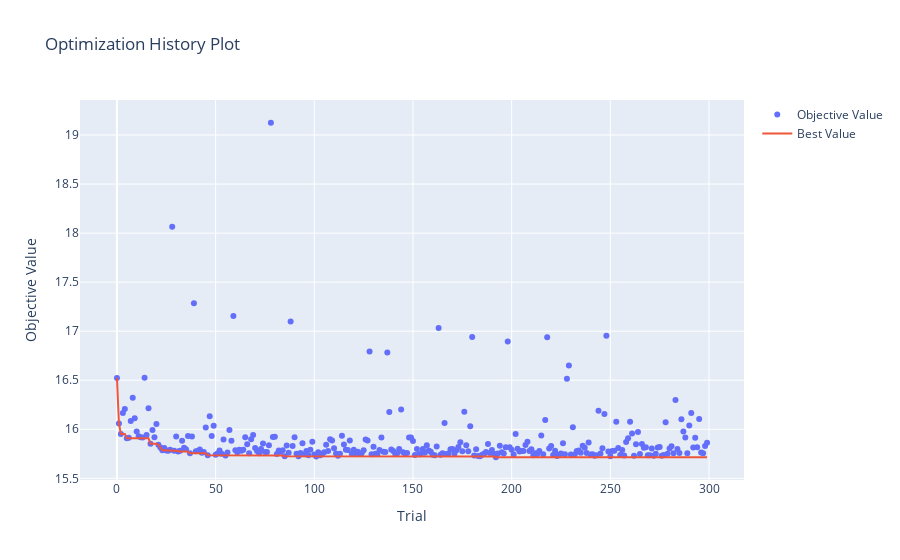

Notebook cell for this chart:
### Code cell
# 하이퍼파라미터 최적화 과정을 확인
optuna.visualization.plot_optimization_history(study)

### Figure 1 — Plotly figure (JSON) as saved in the notebook; plotly's stock layout.template omitted (floating-point values rounded to 4 significant figures; data arrays with more than 128 entries replaced by an {"elided": "..."} marker saying what was removed)
{"data": [{"mode": "markers", "name": "Objective Value", "type": "scatter", "x": {"elided": "300 int values"}, "y": {"elided": "300 float values"}}, {"mode": "lines", "name": "Best Value", "type": "scatter", "x": {"elided": "300 int values"}, "y": {"elided": "300 float values"}}, {"marker": {"color": "#cccccc"}, "mode": "markers", "name": "Infeasible Trial", "showlegend": false, "type": "scatter", "x": [], "y": []}], "layout": {"title": {"text": "Optimization History Plot"}, "xaxis": {"title": {"text": "Trial"}}, "yaxis": {"title": {"text": "Objective Value"}}}}
